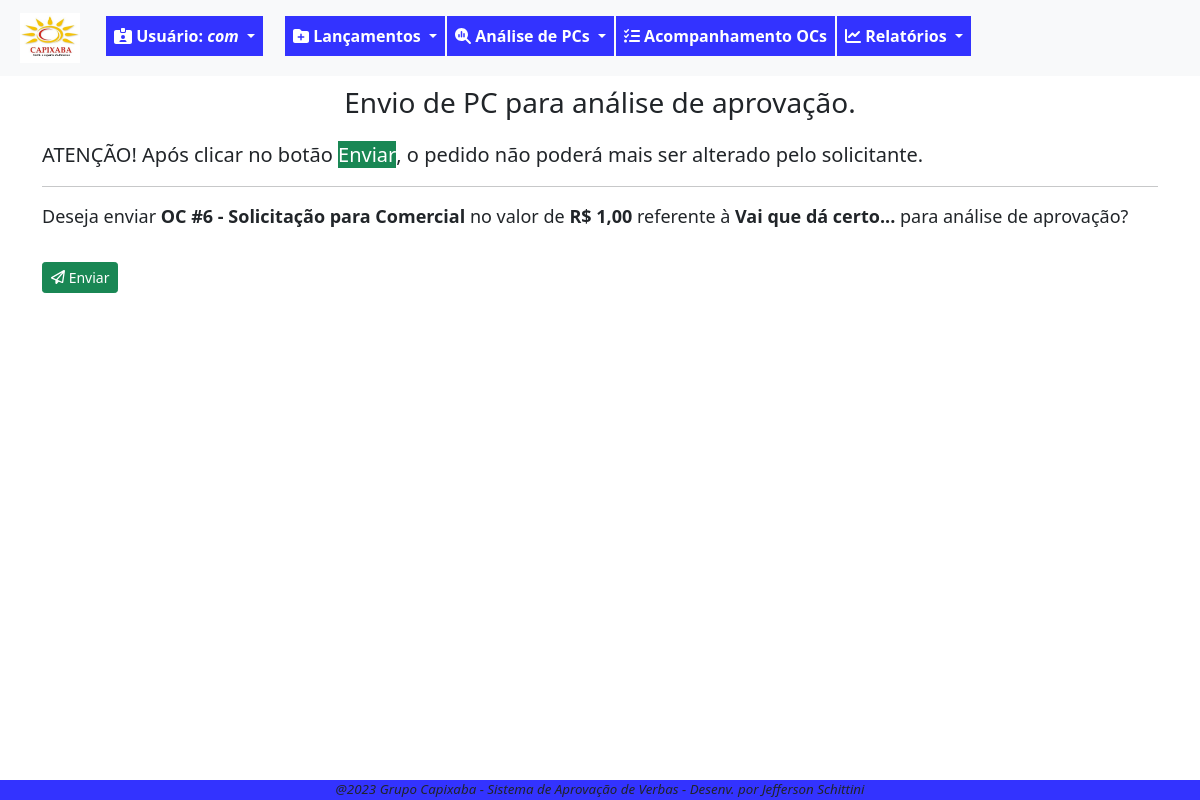
The app's page /pc/enviar/6/ (signed in) with its own data.
### fluxo/models.py (models this page shows, shortened)
class PedidoCompra(models.Model):
    SOL = '1'
    APR = '2'
    FIS = '3'
    FIN = '4'
    FIM = '9'
    ETAPAS_CHOICES = [
        (SOL,'Solicitação'),
        (APR,'Aprovação'),
        (FIS,'Fiscal'),
        (FIN,'Financeiro'),
        (FIM,'Finalizada'),
    ]
    ABERTA = 'ABE'
    ANALISE = 'ANL'
    LIBERADA = 'LIB'
    NEGADA = 'NEG'
    CANCELADA = 'CAN'
    STATUS_CHOICES = [
        ('ABE','Aberta'),
        ('ANL','Análise'),
        ('LIB','Liberada'),
        ('NEG','Negada'),
        ('CAN','Cancelada'),
    ]
    data_solic = models.DateTimeField(verbose_name='Data da Solicitação', default=timezone.now)
    usuario_log = models.ForeignKey(User, on_delete=models.PROTECT, verbose_name='Usuário') #deixar este usuário, que herda do padrão django
    setor_oc = models.ForeignKey(Setor, on_delete=models.PROTECT, verbose_name='Setor')
    desc_solic = models.CharField(max_length=100, verbose_name='Descrição do pedido')
    motivo_solic = models.TextField(verbose_name='Motivo do pedido', max_length=1000, help_text='Escreva detalhes da solicitação')
    valor_solic = models.DecimalField(max_digits=9, decimal_places=2, verbose_name='Valor Solicitado')
    anexos = models.FileField(upload_to=anexar_em, blank=True, null=True)  # verificar melhor como se configura, inclusive a constante MEDDIA_ROOT
    data_aprov = models.DateTimeField(verbose_name='Aprovação Diretoria', blank=True, null=True)
    motivo_aprov = models.TextField(verbose_name='Motivo Aprovação', blank=True, max_length=1000, help_text='Escreva detalhes da devolutiva')
    valor_aprov = models.DecimalField(verbose_name='Valor Aprovado', max_digits=9, decimal_places=2, blank=True, null=True)
    data_fin = models.DateTimeField(verbose_name='Liberação Financeiro', blank=True, null=True)
    motivo_fin = models.TextField(verbose_name='Motivo Financeiro', max_length=1000, blank=True, help_text='Escreva detalhes da devolutiva')
    data_fis = models.DateTimeField(verbose_name='Liberação Fiscal', blank=True, null=True)
    motivo_fis = models.TextField(verbose_name='Motivo Fiscal', max_length=1000, blank=True, null=True, help_text='Escreva detalhes da devolutiva')
    etapa_oc = models.CharField(verbose_name='Etapa', choices=ETAPAS_CHOICES, max_length=50, default='1')
    status_oc = models.CharField(verbose_name='Status', choices=STATUS_CHOICES, max_length=50, default='ABE')
    data_fim_oc = models.DateTimeField(verbose_name='Data Encerramento', null=True, blank=True)
    def __str__(self):
        return "OC #{} - Solicitação para {}".format(self.id,self.setor_oc)
    """ atriui a uma variável o nome da classe. Isso pode ser usado em um template para identificar a
    classe que está chamando o formulário e condicionar as ações"""

class Setor(models.Model):
    setor_desc = models.CharField(verbose_name='Setor', max_length=100, unique=True)
    gestor_setor = models.ForeignKey(User, on_delete=models.PROTECT, verbose_name='Gestor', blank=True, null=True)
    def __str__(self):
        return self.setor_desc

### fluxo/views.py (the view, shortened to what this page needs)
# urls.py: path('pc/enviar/<int:pk>/', PCEnvia.as_view(), name='envia-pc'),
class PCEnvia(GroupRequiredMixin, LoginRequiredMixin,UpdateView):
    login_url = reverse_lazy('login')
    group_required = u'Solicitante'
    model = PedidoCompra
    fields=[]
    template_name = 'fluxo/form-envia-pc.html'
    success_url = reverse_lazy('lista-pc')

### fluxo/templates/fluxo/form-envia-pc.html (shortened to what this page needs)
{% extends 'paginas/base.html' %}
{% load static %}
{% block info_tela %}
    <h3 style="margin-top: 10px; text-align: center;">Envio de PC para análise de aprovação.</h3>
{% endblock info_tela %}
{% block conteudo %}
    <p style="margin-top: 20px;" class="lead">
        <b>ATENÇÃO!</b> Após clicar no botão <b class="btn-success">Enviar</b>,
        o pedido não poderá mais ser alterado pelo solicitante.
    </p>
    <hr>
    <form action="" method="post" enctype="multipart/form-data">
        <p style="font-size: large;">Deseja enviar <strong>{{ object }}</strong>
            no valor de <b>R$ {{ object.valor_solic }}</b>
            referente à <b>{{ object.motivo_solic }}</b> para análise de aprovação?
        </p>
        <button type="submit" class="btn btn-success mt-3 btn-sm" >
            <i class="fa-regular fa-paper-plane"></i> Enviar</button>
    </form>
{% endblock conteudo %}

### paginas/templates/paginas/base.html (shortened to what this page needs)
{% load static %}
{% load crispy_forms_tags %}
<!DOCTYPE html>
<html lang="pt-br">
<head>
    <link rel="stylesheet" href="{% static 'css/estilo.css' %}" type="text/css">
    <link rel="stylesheet" href="{% static 'css/bootstrap.min.css' %}" type="text/css">
    <link rel="stylesheet" href="{% static 'css/all.min.css' %}" type="text/css">
</head>
<body class="corpo">
    <header>
        {% block menu %}
        {% if request.user.is_authenticated %}
        <nav class="navbar navbar-expand-lg bg-light">
            <div class="container-fluid">
                <ul class="navbar-nav me-auto mb-lg-0">
                    <li class="nav-item">
                        <a class="navbar-brand nav-link" href="{% url 'index' %}"><img src="{% static 'img/logocpxb.jpeg' %}" width="60" height="50" alt=""></a>
                    </li>
                    <div class="nav-item dropdown mt-2">
                        <a style="color:white; margin-right: 20px;" class="nav-link dropdown-toggle btn-meu-menu" href="#" role="button" data-bs-toggle="dropdown" aria-expanded="false">
                            <i class="fa-solid fa-id-card-clip"></i><span> Usuário: <em>{{ request.user}}</em></span>
                        </a>
                    </div>
                    <div class="nav-item dropdown mt-2">
                        <a style="color:white" class="nav-link dropdown-toggle btn-meu-menu" href="#" role="button" data-bs-toggle="dropdown" aria-expanded="false">
                            <i class="fa-solid fa-folder-plus"></i>
                            <span>Lançamentos</span>
                        </a>
                    </div>
                    <div class="nav-item dropdown mt-2">
                        <a style="color:white" class="nav-link dropdown-toggle btn-meu-menu" href="#" role="button" data-bs-toggle="dropdown" aria-expanded="false">
                            <i class="fa-solid fa-magnifying-glass-chart"></i>
                            <span>Análise de PCs</span>
                        </a>
                    </div>
                    <li class="nav-item mt-2"><a style="color:white" class="nav-link btn-meu-menu" href="{% url 'index' %}">
                        <i class="fa-solid fa-list-check"></i>
                        <span>Acompanhamento OCs</span></a>
                    </li>
                    <div class="nav-item dropdown mt-2">
                        <a style="color:white" class="nav-link dropdown-toggle btn-meu-menu" href="#" role="button" data-bs-toggle="dropdown" aria-expanded="false">
                            <i class="fa-solid fa-chart-line"></i>
                            <span>Relatórios</span>
                        </a>
                    </div>
                </ul>
            </div>
        </nav>
        {% endif %}
        {% endblock menu %}
    </header>
        {% block info_tela %}{% endblock info_tela %}
        <div class="container">
        {% block conteudo %}{% endblock conteudo %}
        </div>
    {% block rodape %}
    <footer>
        <p style="margin-bottom: 0; font-size: smaller;"> <em> @2023 Grupo Capixaba - Sistema de Aprovação de Verbas - Desenv. por Jefferson Schittini</em></p>
    </footer>
    {% endblock rodape %}
</body>
</html>

### static/css/estilo.css (style rules this page uses)
.corpo { margin-bottom: 80px; }
.btn-meu-menu { background-color:rgb(51, 51,255); font-size: medium; font-weight: bold; margin-left: 2px; }
footer { position: fixed; bottom: 0; width: 100%; background-color:rgb(51, 51,255); text-align: center; }

### records on screen
PedidoCompra: id+setor_oc "OC #6 - Solicitação para Comercial", valor_solic "1,00", motivo_solic "Vai que dá certo..."

### other values on screen
{{ request.user }} "com"
